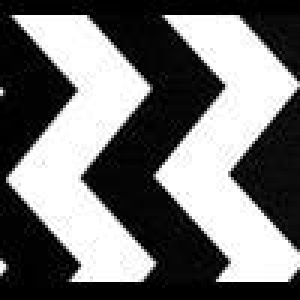
%> input picture Code/Images/chevron.jpg, 100 x 100 px (shown 3 times larger)
$ octave BSCBExamples.m   (GNU Octave 9; MATLAB toolbox functions it lacks are replaced by stand-ins)
%> lines starting %> are read from the running program, lines starting %| are printed output that depends on the picture
### Code/BSCBInpaint.m
function[T, CPUtime]=BSCBInpaint(I, Mask, NSwitches,GetNorm, FigNum)
%--------------------------------------------------------------------------
% BSCBInpaint performs Bertalmio-Sapiro-Caselles-Ballester inpainting
% Alternates between diffusion and image inpainting process
% Calls functions BSCBIter and TVIter for inpainting and diffusion
% Inputs:
% I: matrix of image to be inpainted
% Mask: binary mask of inpaining region
% NSwitches: number of times to repeat inpainting and diffusion processes
% GetNorm: =1 if you want to plot the norm of I vs. iterations
% FigNum: figure number for output (string format)
% Outputs:
% T: max time T (using default step size 0.1)
% CPUtime: CPU time
%--------------------------------------------------------------------------
global dt

% plotting initial image with mask
%----------------------------------
figure;
imagesc(I); axis off; colormap(gray);
title('Initial Image', 'FontSize',12);
saveas(gcf, strcat('BSCBOutput/',FigNum,'InitialImage.eps'),'epsc');

MaskVals=I(Mask==1);
Mask_val=MaskVals(1,1);
t=0;

% Applying diffusion to entire image first
%-------------------------------------------
figure; colormap(gray);
disp('Applying 10 iterations of TV to entire image');
lambda_val=100;
I=TVIter(I, zeros(size(Mask)), 10,0,0,t,lambda_val);

% Starting Inpainting
%---------------------
tStart=tic;
t=0;
A=15; % num iterations of inpainting
B=2;  % num iterations of TV
if GetNorm==1
    normsI=zeros(1,NSwitches*(A+B)); %keeps track of ||I|| at each iteration
end

for switches=1:NSwitches
    disp(['switch ' num2str(switches) ' of ' num2str(NSwitches)]);

    % BSCB Inpainting
    %-----------------
    disp([num2str(A) ' iterations of BSCB inpainting']);
    [I, normI]=BSCBIter(I,Mask,Mask_val, A,GetNorm,t);
    if GetNorm==1
        normsI(1+(switches-1)*(A+B):1+(switches-1)*(A+B)+(A-1))=normI;
    end
    t=t+dt*A;

    % TV Inpainting
    %---------------
    disp([num2str(B) ' iterations of TV inpainting']);
    [I,normI]=TVIter(I,Mask,B,1,GetNorm,t);
    if GetNorm==1
        normsI(switches*A +(switches-1)*B+1:switches*A +(switches-1)*B+B)=normI;
    end
    t=t+dt*B;
end

disp('Applying 10 iterations of TV to entire image');
lambda_val=100;
I=TVIter(I, zeros(size(Mask)), 30,0,0,t,lambda_val);

colormap(gray);
saveas(gcf,strcat('BSCBOutput/', FigNum, 'InpaintedImage.eps'),'epsc');

% Displaying ||I|| vs. time
%----------------------------
if GetNorm==1
    figure;
    plot(0:dt:dt*(length(normsI)-1), normsI,'LineWidth', 1.5);
    title('||Image|| vs. time t', 'FontSize',12);
    xlabel('t');
    ylabel('||Image||')
    saveas(gcf, strcat('BSCBOutput/', FigNum, 'NormI.eps'),'epsc');
end

% Displaying CPU Time
%-----------------------
T=t;                    %final time
CPUtime=toc(tStart)/60;    %total CPU time
disp(' ');
disp(['Results for ' FigNum]);
disp(['Final time t= ' num2str(T)]);
disp(['CPU time= ' num2str(CPUtime) 'mins']);

### Code/TVIter.m
function [I,normI]=TVIter(I0,Mask,MaxIter,MaskOnly,GetNorm, t,lambda_val)
%--------------------------------------------------------------------------
% TVIter performs TV inpainting/denoising using gradient descent
% The number of iterations are determined by the input variable MaxIter
% Inputs:
% I0: initial image, if using for denoising then will be noisy
%                    if using for inpainting, will have masked/unknown regions
% Mask: binary mask for I0 with 1 representing regions to be inpainted
%       If using for denoising, will be a matrix of zeros.
% MaxIter: maximum number of iterations
% MaskOnly: =1 if TV regularization is only applied to masked regions
% GetEnergy: =1 if energy values are computed and stored for each iteration
% lambda_val: optional parameter for specifying lambda for denoising,
%             default value=1e4
% Outputs:
% I: denoised/inpainted image
% normI: ||I|| for each iteration
%--------------------------------------------------------------------------
global dt;

I = I0;
[M,N]=size(I0);
if GetNorm==1; normI=zeros(1,MaxIter); end

% Parameters
%-------------
%  space discretization
h=1.;

% lambda (outside of Mask)
% default value
if nargin==5
    lambda_val=1e4;
end

UpdateI=0;

% Beginning Iterations
%-------------------------
for Iter=1:MaxIter
    for i=2:M-1,
        for j=2:N-1,
            if Mask(i,j)==1
                lambda=0;
                UpdateI=1;
            end
            if Mask(i,j)==0 && MaskOnly==1
                UpdateI=0;
            end
            if Mask(i,j)==0 && MaskOnly==0
                UpdateI=1;
                lambda=lambda_val;
            end

            if UpdateI==1
                %-----------computation of coefficients co1,co2,co3,co4---------
                Ix=(I(i+1,j)-I(i,j))/h;
                Iy=(I(i,j+1)-I(i,j-1))/(2*h);
                GradI=sqrt(eps*eps+Ix*Ix+Iy*Iy);
                co1=1./GradI;

                Ix=(I(i,j)-I(i-1,j))/h;
                Iy=(I(i-1,j+1)-I(i-1,j-1))/(2*h);
                GradI=sqrt(eps*eps+Ix*Ix+Iy*Iy);
                co2=1./GradI;

                Ix=(I(i+1,j)-I(i-1,j))/(2*h);
                Iy=(I(i,j+1)-I(i,j))/h;
                GradI=sqrt(eps*eps+Ix*Ix+Iy*Iy);
                co3=1./GradI;

                Ix=(I(i+1,j-1)-I(i-1,j-1))/(2*h);
                Iy=(I(i,j)-I(i,j-1))/h;
                GradI=sqrt(eps*eps+Ix*Ix+Iy*Iy);
                co4=1./GradI;

                co=1.+2*lambda*dt +(dt/(h*h))*(co1+co2+co3+co4);

                div=co1*I(i+1,j)+co2*I(i-1,j)+co3*I(i,j+1)+co4*I(i,j-1);

                I(i,j)=(1./co)*(I(i,j)+2*lambda*dt*I0(i,j)+(dt/(h*h))*div);
            end

        end
    end


    %------------ free boundary conditions -------------------
    for i=2:M-1,
        I(i,1)=I(i,2);
        I(i,N)=I(i,N-1);
    end

    for j=2:N-1,
        I(1,j)=I(2,j);
        I(M,j)=I(M-1,j);
    end

    I(1,1)=I(2,2);
    I(1,N)=I(2,N-1);
    I(M,1)=I(M-1,2);
    I(M,N)=I(M-1,N-1);

    t=t+dt;

    imagesc(I);
    %colormap(gray);
    hold on
    set(gca,'xtick',[],'ytick',[]);
    xlabel(['t= ' num2str(t)],'FontSize',12);
    title('Inpainted Image', 'FontSize',12);
    drawnow;
    hold off;

    %---------------- end iterations ------------------------------
    if GetNorm==1; normI(Iter)=norm(I,2); end
end

### Code/BSCBIter.m
function[I,normI]=BSCBIter(I,Mask,Mask_val,MaxIter,GetNorm,t)
%--------------------------------------------------------------------------
% BSCBIter performs Bertalmio-Sapiro-Caselles-Ballester inpainting.
% The number of iterations are determined by the input variable MaxIter
% Inputs:
% I: initial image (with masked regions usually marked by a different colour (in white)
% Mask: binary mask with 1 representing regions to be inpainted
% MaxIter: maximum number of iterations
% Outputs:
% I: inpainted image I
% normI: ||I|| for each iteration
%--------------------------------------------------------------------------
global dt;
[M,N]=size(I);
if GetNorm==1; normI=zeros(1,MaxIter); end
for Iter=1:MaxIter
    for i=1:M
        for j=1:N

            % only working inside inpainting region Omega
            %---------------------------------------------
            if Mask(i,j)==1
                % skips values of I that are completely inside the mask
                % updating them won't introduce any new information into
                % the inpainting region
               if I(i,j)==Mask_val && I(i+1,j)==Mask_val && I(i-1,j)==Mask_val && I(i,j+1)==Mask_val && I(i,j-1)==Mask_val...
                       && I(i+2,j)==Mask_val && I(i-2,j)==Mask_val && I(i,j-2)==Mask_val && I(i,j+2)==Mask_val
                   break;
               end

                % computing isophote direction N/|N|
                %------------------------------------

                % Tried two point and three point stencils for forward and
                % backward differences- don't really make a big difference

                % Ix
                %-----
                if I(i+1,j)==Mask_val % if the mask value hasn't been changed then we can figure out what side the boundary is located on
                    %2 pt. backward difference
                    Ix=I(i,j)-I(i-1,j);
                    %3 pt. backward difference
                    %Ix=(3*I(i,j)-4*I(i-1,j)+I(i-2,j))/2;
                end
                if I(i-1,j)==Mask_val
                    %2 pt. forward difference
                    Ix=I(i+1,j)-I(i,j);
                    %3 pt. forward difference
                    %Ix=(-I(i+2,j)+4*I(i+1,j)-3*I(i,j))/2;
                end
                if I(i+1,j)~=Mask_val && I(i-1,j)~=Mask_val
                    % centred difference
                    Ix=(I(i+1,j)-I(i-1,j))/2;
                    %5 pt. centred stencil
                    %Ix=(-I(i+2,j)+8*I(i+1,j)-8*I(i-1,j)+I(i-2,j))/12;
                end

                % Iy
                %-----
                if I(i,j+1)==Mask_val
                    %2 pt. backward difference
                    Iy=I(i,j)-I(i,j-1);
                    %3 pt. backward difference
                    %Iy=(3*I(i,j)-4*I(i,j-1)+I(i,j-2))/2;
                end
                if I(i,j-1)==Mask_val
                    %2 pt. forward difference
                    Iy=I(i,j+1)-I(i,j);
                    %3 pt. forward difference
                    %Iy=(-I(i,j+2)+4*I(i,j+1)-3*I(i,j))/2;
                end
                if I(i,j+1)~=Mask_val && I(i,j-1)~=Mask_val
                    %centred difference
                    Iy=(I(i,j+1)-I(i,j-1))/2;
                    % 5 pt. centred difference
                    %Iy=(-I(i,j+2)+8*I(i,j+1)-8*I(i,j-1)+I(i,j-2))/12;
                end

                normN=sqrt(Ix^2+Iy^2+eps);
                N_norm=[-Iy Ix]/normN;

                % computing change in smoothness of image (dL)
                %-----------------------------------------------
                % dL=[L(i+1,j)-L(i-1,j) L(i,j+1)-L(i,j-1)];
                dL=[laplacian(I,i+1,j)-laplacian(I,i-1,j) laplacian(I,i,j+1)-laplacian(I,i,j-1)];

                % computing projection of dL onto N/|N|
                %---------------------------------------
                B=dL*N_norm';

                % computing |grad I| using slope-limiters
                %------------------------------------------
                Ixf=I(i+1,j)-I(i,j);  % forward difference
                Ixb=I(i,j)-I(i-1,j);  % backward difference
                Iyf=I(i,j+1)-I(i,j);
                Iyb=I(i,j)-I(i,j-1);

                if B>0
                    normGradI=sqrt((min(Ixb,0))^2+(max(Ixf,0))^2+(min(Iyb,0))^2+(max(Iyf,0))^2);
                else
                    normGradI=sqrt((max(Ixb,0))^2+(min(Ixf,0))^2+(max(Iyb,0))^2+(min(Iyf,0))^2);
                end

                It=B*normGradI;

                % updating I
                %--------------
                I(i,j)=I(i,j)+dt*It;
            end
        end

    end
    t=t+dt;
    if GetNorm==1; normI(Iter)=norm(I,2); end % norm of I

    % plotting
    %-----------
    imagesc(I); hold on
    set(gca, 'xtick', [], 'ytick', []);
    xlabel(['t=' num2str(t)], 'FontSize',12);
    title('Inpainted Image', 'FontSize', 12);
    drawnow;
    hold off;
end

### Code/BSCBExamples.m
% BSCB Inpainting Examples
%---------------------------
% Performs BSCB inpainting using the algorithm outlined in Bertalmio et
% al.'s paper.
% Inpainting regions in I are given a value of 1.3 (outside the colour range)
% so that the algorithm can keep track of the values that have been updated
% in the inpainting region.
% Each cell can be run one at a time to get individual results for each
% figure, or the file can be run all at once as well.
% Figure numbers correspond to project report.

% Calls the functions BSCBInpaint, BSCBInpaintColour, BSCBIter, TVIter,
% laplacian.

clear; close all; clc;
% For all examples
%-------------------
global dt;
dt=0.1;

%% Figure 1:
%----------------------------------------

I=imread('Images/chevron.jpg');
%> I is the input picture: size 100x100 uint8; min 0, max 255, mean 115.6
I=im2double(I);
%> I: size 100x100 double
load Images/chevronMaskMiddle
I(Mask==1)=1.3;
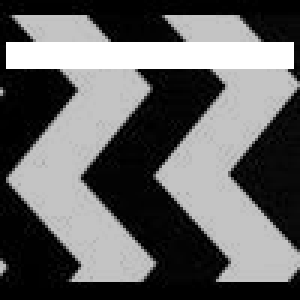
%> I: size 100x100 double (shown 3 times larger); min 0, max 1.3, mean 0.519; drawn with min black and max white

[TFig6, CPUFig6]=BSCBInpaint(I,Mask,1000,1,'Fig6');
%> in BSCBInpaint, `MaskVals=I(Mask==1);`: MaskVals = 864 values from 1.3 to 1.3
%> in BSCBInpaint, `Mask_val=MaskVals(1,1);`: Mask_val = 1.3
%> after the loop in TVIter, `for Iter=1:MaxIter`: GradI = 2.37e-16; Ix = -5.98e-17; Iy = -5.83e-17; UpdateI = 1; co = 1.73e+15; co1 = 4.47e+15; co2 = 4.16e+15; co3 = 4.44e+15; co4 = 4.22e+15; div = 4.6; lambda = 100; t = 1
%> (the run ends here)
